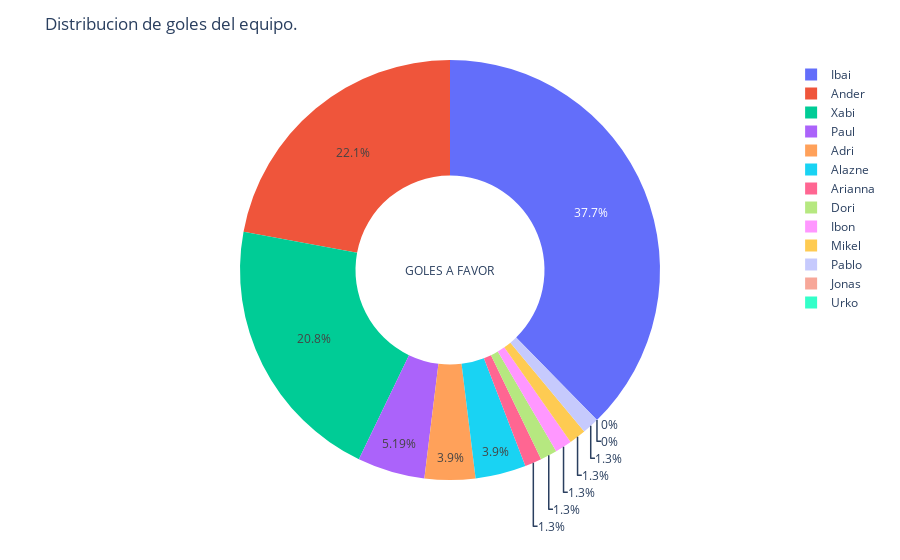

Notebook cell for this chart:
### Code cell
f3 = px.pie(dff, values=dff.groupby('Nombre')['Goles'].sum().sort_index(ascending=True),
                names=sorted(dff["Nombre"].unique()), hole=0.45)
f3.update_layout(title='Distribucion de goles del equipo.')
f3.update_layout(annotations=[dict(text="GOLES A FAVOR", x=0.50, y=0.5, showarrow=False)])

### Figure 1 — Plotly figure (JSON) as saved in the notebook; plotly's stock layout.template omitted (floating-point values rounded to 4 significant figures)
{"data": [{"domain": {"x": [0, 1], "y": [0, 1]}, "hole": 0.45, "hovertemplate": "label=%{label}<br>value=%{value}<extra></extra>", "labels": ["Adri", "Alazne", "Ander", "Arianna", "Dori", "Ibai", "Ibon", "Jonas", "Mikel", "Pablo", "Paul", "Urko", "Xabi"], "legendgroup": "", "name": "", "showlegend": true, "type": "pie", "values": [3, 3, 17, 1, 1, 29, 1, 0, 1, 1, 4, 0, 16]}], "layout": {"annotations": [{"showarrow": false, "text": "GOLES A FAVOR", "x": 0.5, "y": 0.5}], "legend": {"tracegroupgap": 0}, "margin": {"t": 60}, "title": {"text": "Distribucion de goles del equipo."}}}
